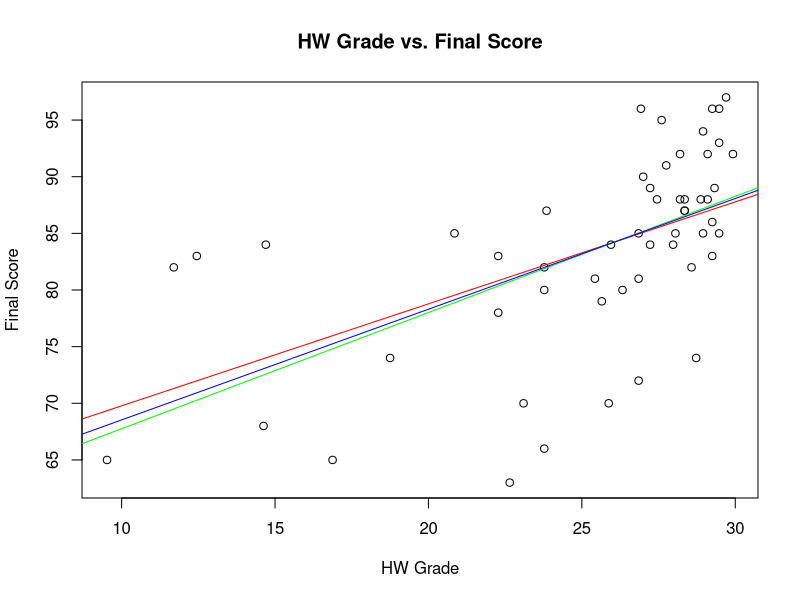

This figure's R source: (Note: this script raises an error after producing the figure.)
 setwd("/Users/sgriffin/Documents/GitHub/MultivariateStats/LinAlg HW6/")
 
 df = read.csv("Problems27-28Data.csv")
 View(df)
 df2 = df[-c(48),] #delete row with outlier
 View(df2)


 #### Problem 26 ####
 
 attach(df2)
 score_regression_0 = lm(Final~., df2, subset = Section == 0)
 score_regression_1 = lm(Final~., df2, subset = Section == 1)
 score_regression_both = lm(Final~., df2)
 score_regression_list = list(score_regression_0,score_regression_1,score_regression_both)
 color_list = list("red","green","blue")
 scatterplot = plot(HWGrade,Final,main="HW Grade vs. Final Score", xlab="HW Grade", ylab="Final Score")
 i=1
 for (regression in score_regression_list)
 {
        abline(regression, col=color_list[[i]])
        i = i+ 1
        print(regression)

 }
 
 twentysix_b = predict(score_regression, data.frame(HWGrade = 27, Section = 0))
 print(twentysix_b)
 
 
 ##### Problem 27 #####
 
 # Designate the two vectors for the dataset
 x1 <- c(rep(1,54))
 x2 <- c(HWGrade)
 x3 <- c(Section)
 x <- cbind(x1,x2,x3)
 x
 x_transposed <- t(x)
 
 xtx <- x_transposed%*%x
 
 #Find inverse of X'X, which is (X'X)^(-1)
 xtx_inverse=solve(xtx)
 
 y <- matrix(c(Final))
 y
 
 #Solve for B Matrix
 b <- (xtx_inverse)%*%(x_transposed%*%y)
 b
 
 
std_10 =  df2[10,]
predicted_equation = b[1] + b[2]*std_10[,1] + b[3]*std_10[,2]
print(predicted_equation)


 


 
 
 
 
 